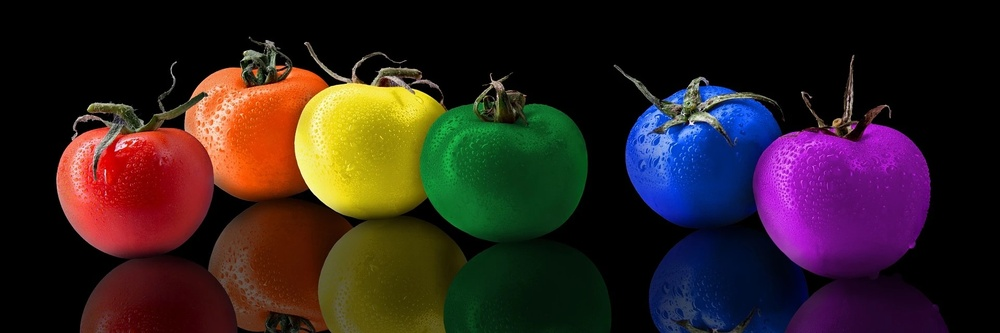
#> input picture opencv/data/tomato.jpg, 1000 x 333 px, shrunk from 1920 x 640 before the run
$ python '채널_분리_명함.py'
#> lines starting #> are read from the running program, lines starting #| are printed output that depends on the picture
import cv2
import numpy as np
src = cv2.imread('./data/tomato.jpg',cv2.IMREAD_COLOR)
#> src is the input picture: shape (333, 1000, 3); mean B, G, R 31.9, 32.8, 48.4
#oopencv BGR 순서 입니다
b, g, r = cv2.split(src)
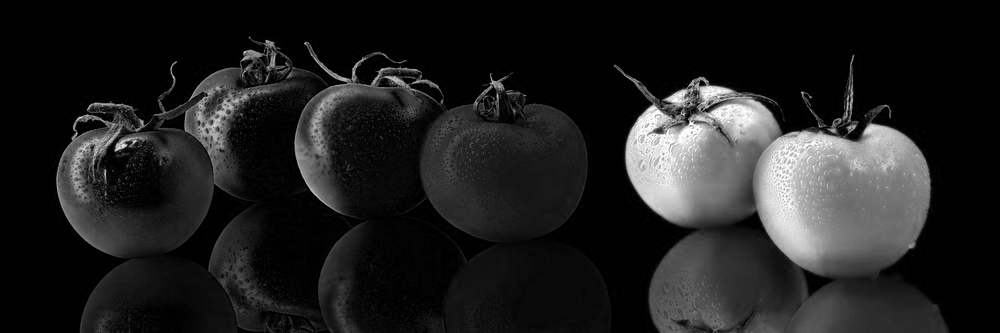
#> b: shape (333, 1000); min 0, max 255, mean 31.9
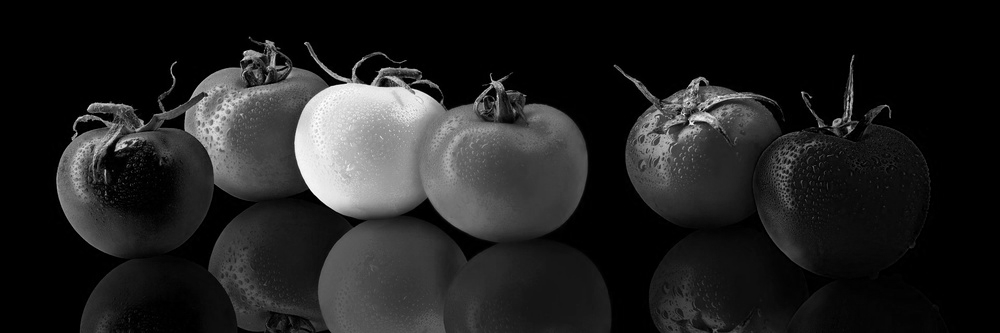
#> g: shape (333, 1000); min 0, max 255, mean 32.8
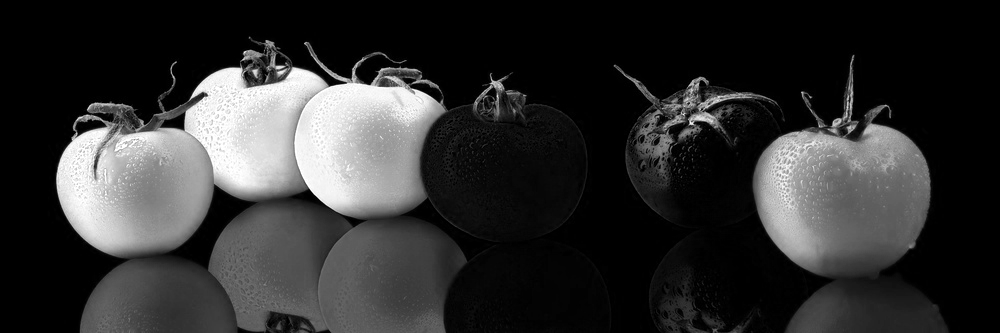
#> r: shape (333, 1000); min 0, max 255, mean 48.4
b=src[:,:,0]
g=src[:,:,1]
r=src[:,:,2]
#분리된 채널들은 단일 채널이므로 흑백으로 표시
inverse = cv2.merge((r,g,b))
#빈이미지 생성
height , width,channel = src.shape
#> height = 333; width = 1000; channel = 3
zero = np.zeros((height,width,1),dtype=np.uint8)
bgz=cv2.merge((zero,zero,r))
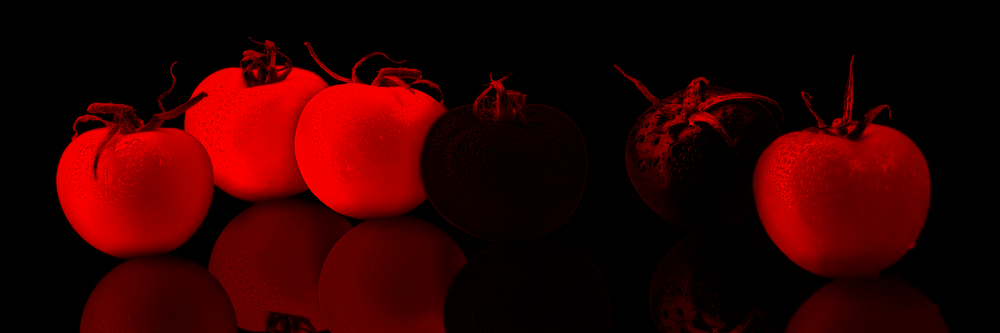
#> bgz: shape (333, 1000, 3); mean of channels 0, 1, 2 0, 0, 48.4; drawn as B, G, R

#cv2.imshow('b',b)
#cv2.imshow('g',g)
#cv2.imshow('r',r)
#cv2.imshow('inverse',inverse);
cv2.imshow('bgz',bgz)
cv2.waitKey()
cv2.destroyAllWindows()

$ run again, with opencv/data/colorball.jpg copied over opencv/data/tomato.jpg
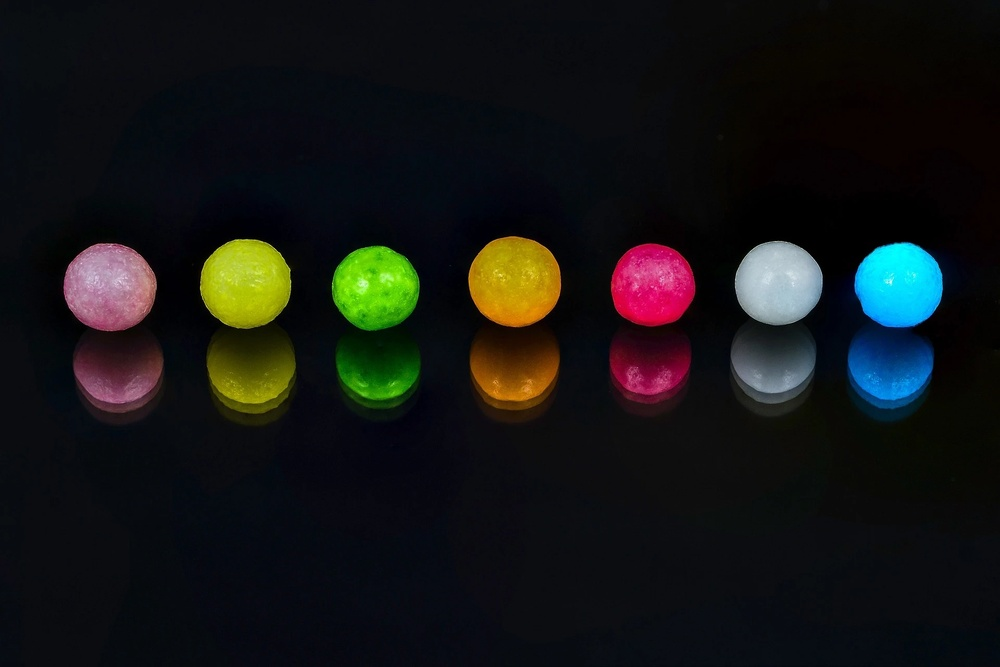
#> input picture opencv/data/colorball.jpg, 1000 x 667 px, shrunk from 1920 x 1281 before the run
#> src is the input picture: shape (667, 1000, 3); mean B, G, R 20.5, 21.4, 20.1
#> `b, g, r = cv2.split(src)`:
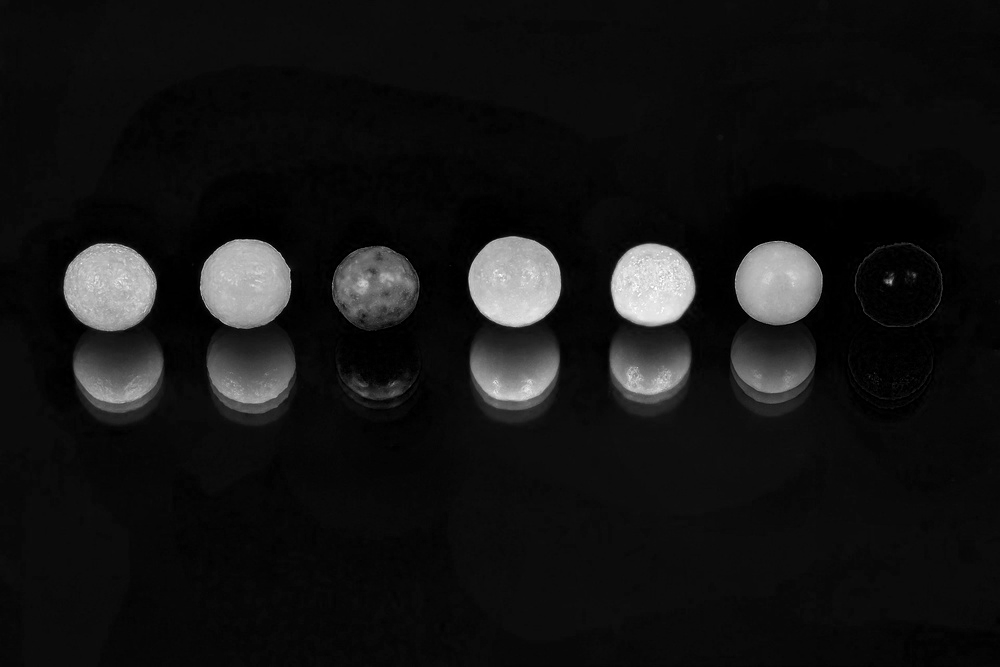
#> r: shape (667, 1000); min 0, max 255, mean 20.1
#> `bgz=cv2.merge((zero,zero,r))`:
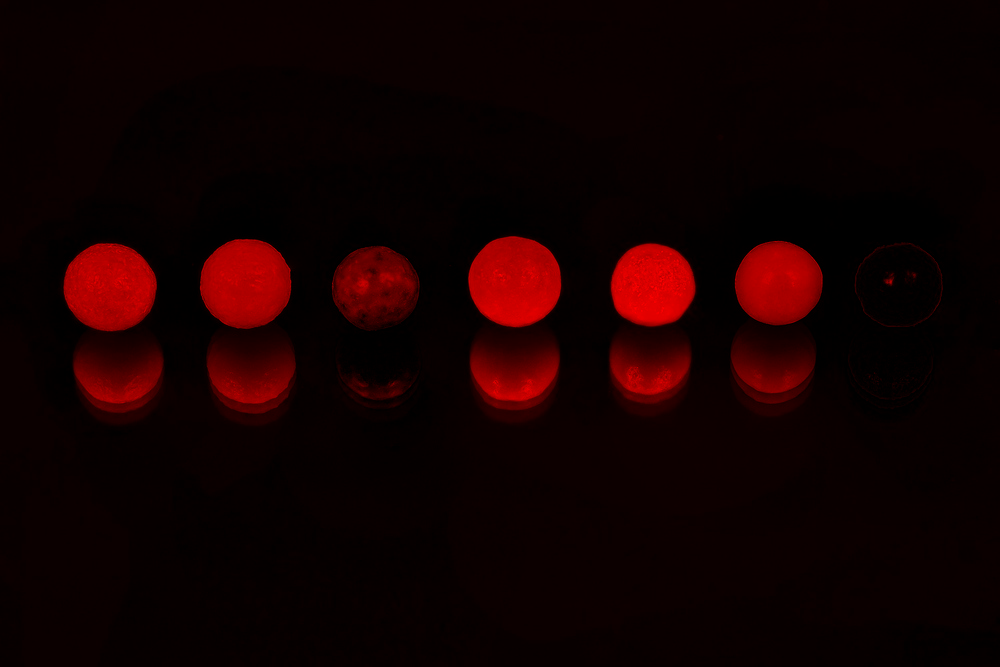
#> bgz: shape (667, 1000, 3); mean of channels 0, 1, 2 0, 0, 20.1; drawn as B, G, R

$ run again, with opencv/data/pencils.jpg copied over opencv/data/tomato.jpg
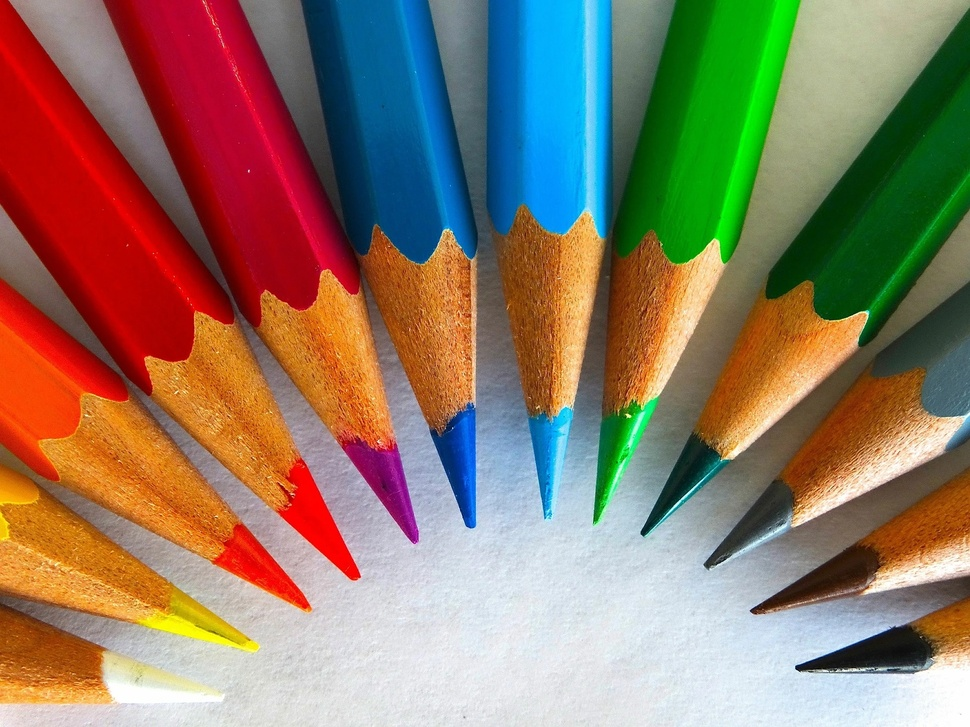
#> input picture opencv/data/pencils.jpg, 970 x 727 px, shrunk from 1920 x 1440 before the run
#> src is the input picture: shape (727, 970, 3); mean B, G, R 101, 121.2, 141.8
#> `b, g, r = cv2.split(src)`:
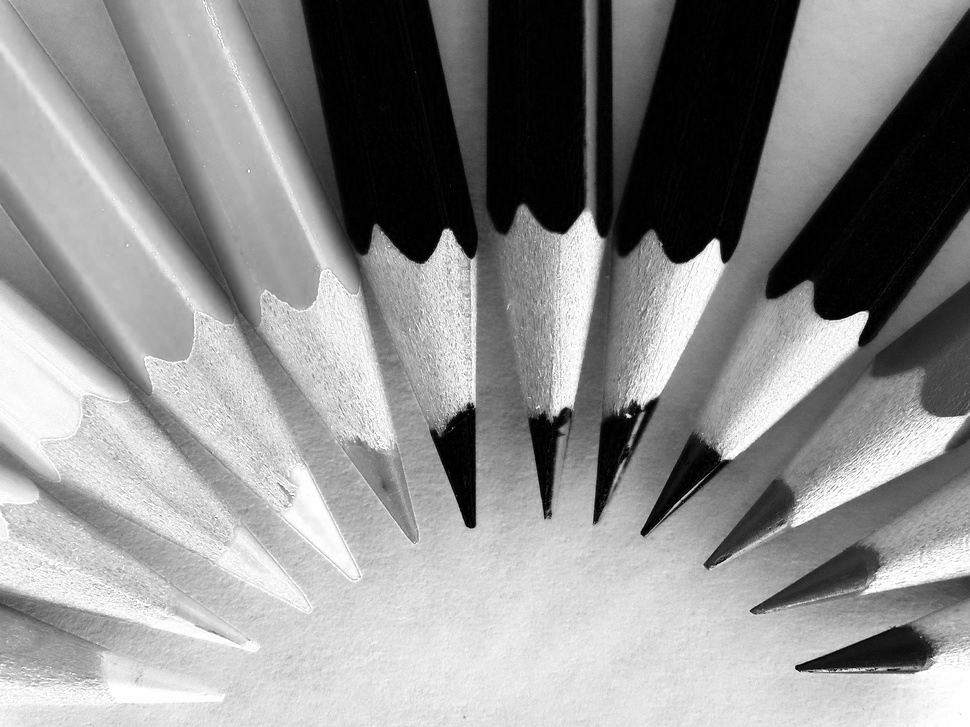
#> r: shape (727, 970); min 0, max 255, mean 141.8
#> `bgz=cv2.merge((zero,zero,r))`:
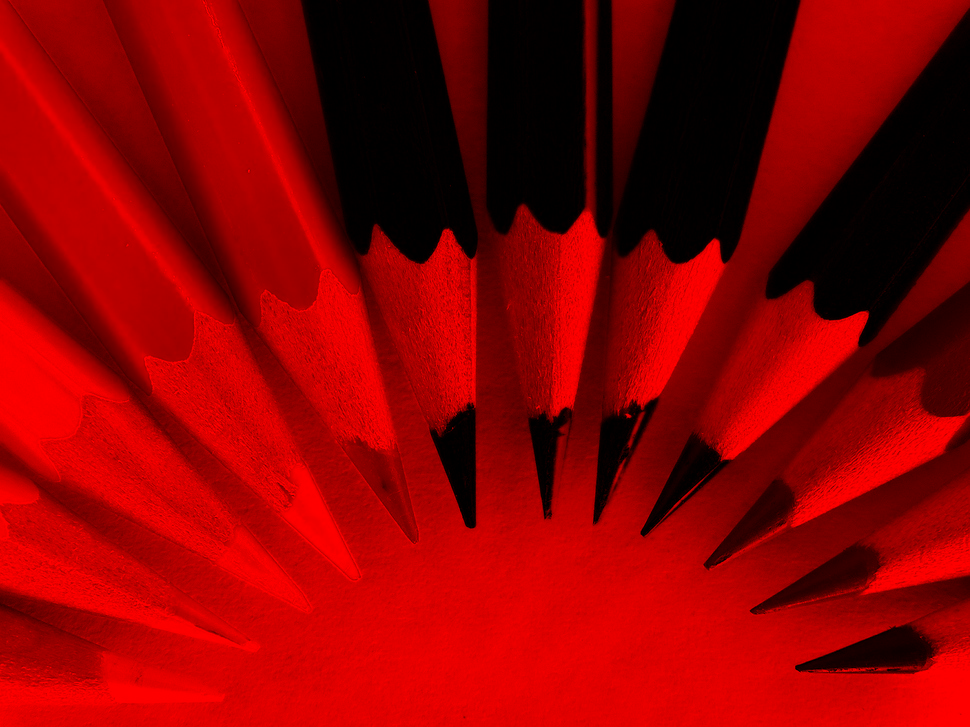
#> bgz: shape (727, 970, 3); mean of channels 0, 1, 2 0, 0, 141.8; drawn as B, G, R
